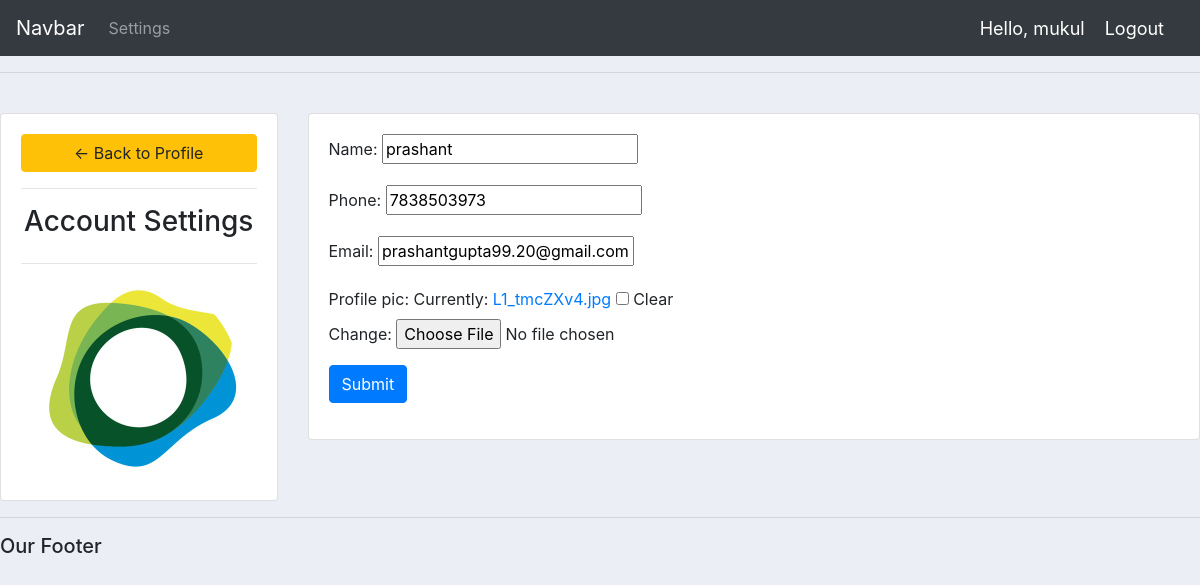
/account/ (signed in), run on the app's committed database.
### accounts/models.py (models this page shows, shortened)
class Customer(models.Model):
    user = models.OneToOneField(User, null=True, on_delete=models.CASCADE)
    name = models.CharField(max_length=200, null=True)
    phone = models.CharField(max_length=200, null=True)
    email = models.CharField(max_length=200, null=True)
    profile_pic = models.ImageField(null=True, blank=True)
    date_created = models.DateTimeField(auto_now_add=True, null=True)

### accounts/decorators.py (the view)
        def wrapper_func(request, *args, **kwargs):
            group = None
            if request.user.groups.exists():
                group = request.user.groups.all()[0].name
            if group in allowed_roles:
                print('working', allowed_roles)
                return view_func(request, *args, **kwargs)
            return HttpResponse('you are not authorised to view this page')

### accounts/forms.py
class CustomerForm(ModelForm):
    class Meta:
        model = Customer
        fields = '__all__'
        exclude = ['user']

### accounts/views.py (called while the page is built)
@login_required(login_url='login')
@allowed_users(allowed_roles=['customer'])
def accountSettings(request):
    customer = request.user.customer
    form = CustomerForm(instance=customer)
    if request.method == 'POST':
        form = CustomerForm(request.POST, request.FILES, instance=customer)
        if form.is_valid():
            form.save()
    context = {
        'form': form,
    }
    return render(request, 'accounts/account_settings.html', context)

### accounts/templates/accounts/account_settings.html (shortened to what this page needs)
{%  extends 'accounts/main.html' %}
{% load static %}
{% block content %}
<br>
<div class="row">
	<div class="col-md-3">
		<div class="card card-body">
			<a class="btn btn-warning" href="{% url 'home' %}"> &#8592; Back to Profile</a>
			<hr>
			<h3 style="text-align: center">Account Settings</h3>
			<hr>
			<img class="profile-pic" src="{{request.user.customer.profile_pic.url}}" >
		</div>
	</div>
	<div class="col-md-9">
		<div class="card card-body">
			<form method="POST" action="" enctype="multipart/form-data">
				{{form.as_p}}
			<input class="btn btn-primary" type="submit" name="Update Information">
			</form>
		</div>
	</div>
</div>
{% endblock %}

### accounts/templates/accounts/navbar.html (shortened to what this page needs)
{% load static %}
<nav class="navbar navbar-expand-lg navbar-dark bg-dark">
  <a class="navbar-brand" href="#">Navbar</a>
  <div class="collapse navbar-collapse" id="navbarNavDropdown">
    <ul class="navbar-nav">
      {% if request.user.is_staff %}
      <li class="nav-item active">
        <a class="nav-link" href="{% url 'home' %}">Dashboard</a>
      </li>
      <li class="nav-item">
        <a class="nav-link" href="{% url 'products' %}">Product</a>
      </li>
      {%else%}
      <li class="nav-item">
        <a class="nav-link" href="{% url 'account' %}">Settings</a>
      </li>
      {% endif %}
    </ul>
  </div>
  <span class="hello-msg">Hello, {{request.user}}</span>
  <span><a class="hello-msg" href="{% url 'logout' %}">Logout</a></span>
</nav>

### static/css/main.css (style rules this page uses)
body { background-color: #ebeff5; }

### accounts/templates/accounts/navbar.html (style rules this page uses)
.hello-msg { font-size: 18px; color: #fff; margin-right: 20px; }

### accounts/templates/accounts/account_settings.html (style rules this page uses)
.profile-pic { max-width: 200px; max-height:200px; margin: 0 auto; border-radius: 50%; }

### data on the page
Customer: name "prashant", phone "7838503973", email "prashantgupta99.20@gmail.com"

### other printed values
{{ request.user }} "mukul"
